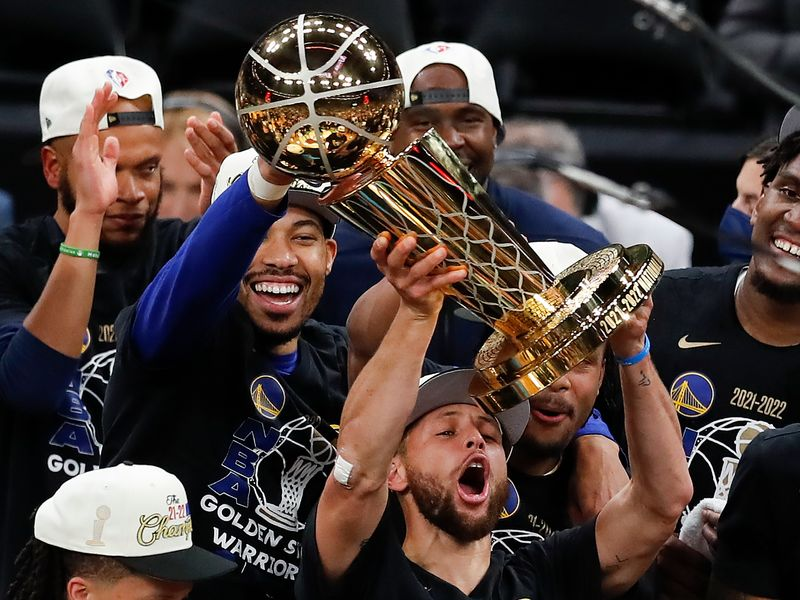
%> input picture Assignment 1/Assignment1_pics/gsw.jpg, 800 x 600 px
$ octave --eval "result = plotConditional('../Assignment 1/Assignment1_pics/gsw.jpg');"   (GNU Octave 9; MATLAB toolbox functions it lacks are replaced by stand-ins)
%> lines starting %> are read from the running program, lines starting %| are printed output that depends on the picture
### Assignment 0/colorToGrayscale.m
% map a color image into a grayscale image.
function picture = colorToGrayscale(file)
%> called with file = '../Assignment 1/Assignment1_pics/gsw.jpg'
picture = imread(file);
%> picture is the input picture: size 600x800x3 uint8; mean R, G, B 73.7, 60, 56.2
picture = im2gray(picture);
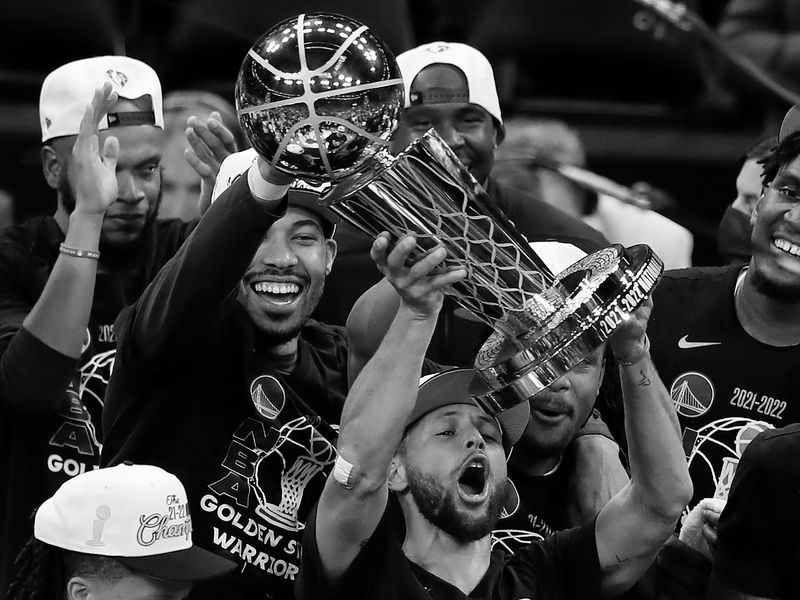
%> picture: size 600x800 uint8; min 0, max 255, mean 63.6
end

### Assignment 0/plotConditional.m
function picture = plotConditional(file)
picture = colorToGrayscale(file);
picture = picture == 128;
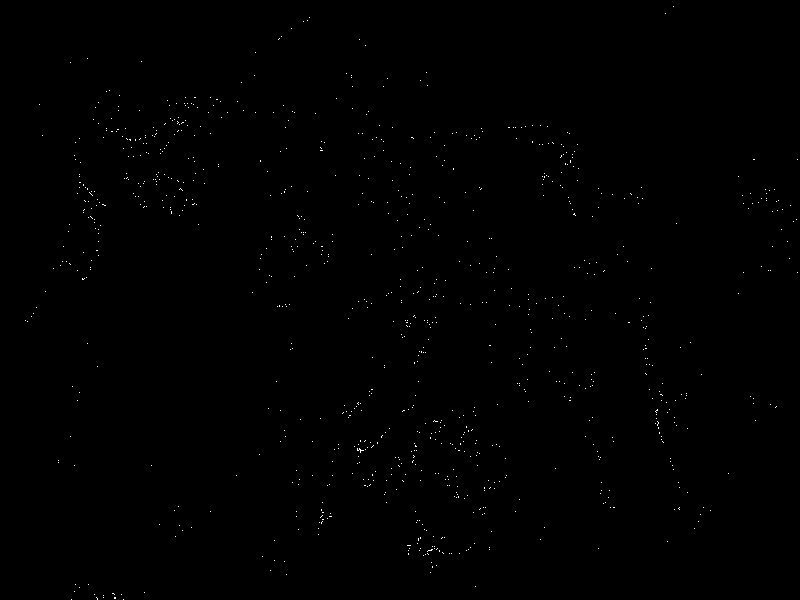
%> picture: size 600x800 logical; 0.24% white in thin lines or dots
end

$ run again, on Assignment 1/Assignment1_pics/toucan.jpg
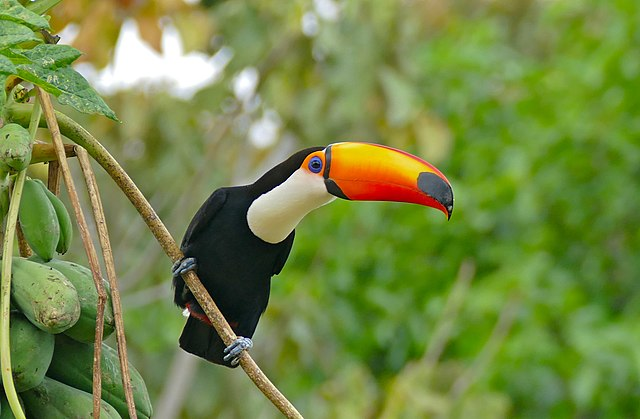
%> input picture Assignment 1/Assignment1_pics/toucan.jpg, 640 x 419 px
%> in colorToGrayscale, picture is the input picture: size 419x640x3 uint8; mean R, G, B 115.8, 135.2, 68.7
%> in colorToGrayscale, `picture = im2gray(picture);`:
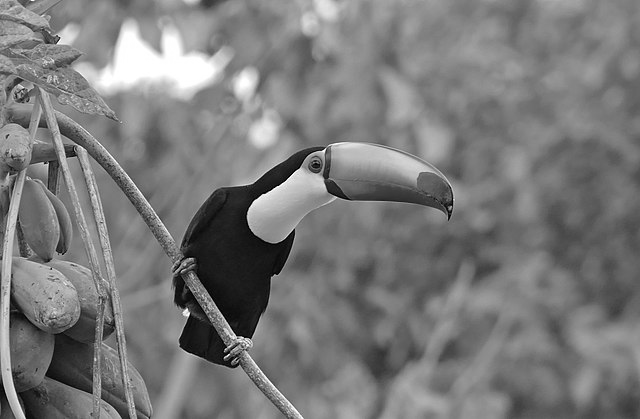
%> picture: size 419x640 uint8; min 0, max 255, mean 121.8
%> in plotConditional, `picture = picture == 128;`:
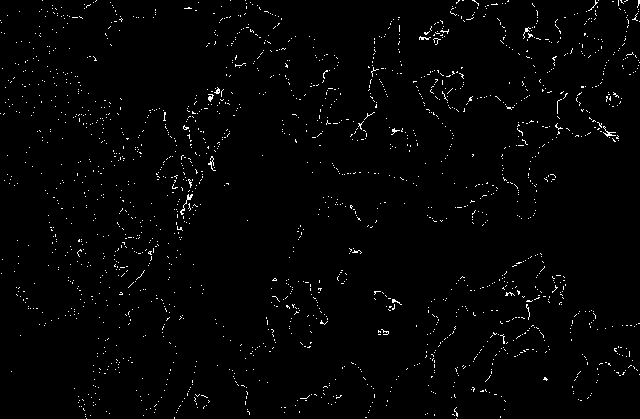
%> picture: size 419x640 logical; 1.6% white in thin lines or dots
